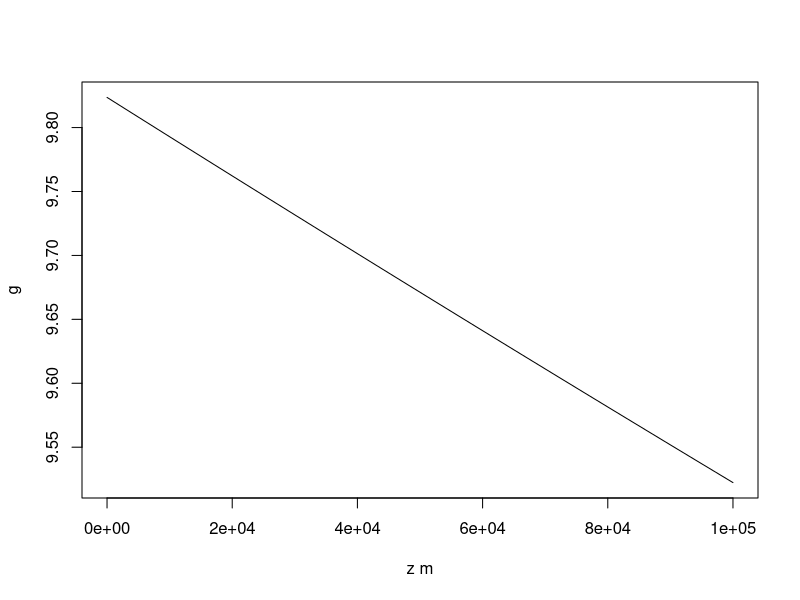
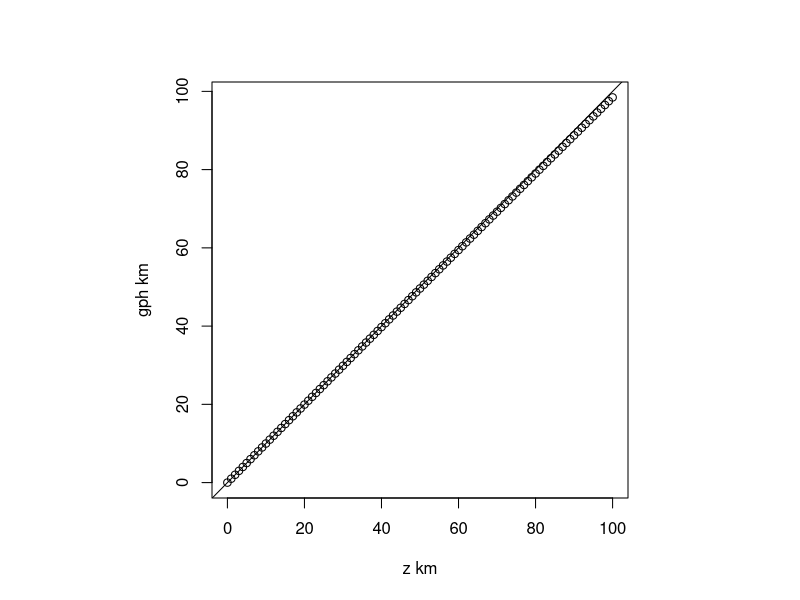
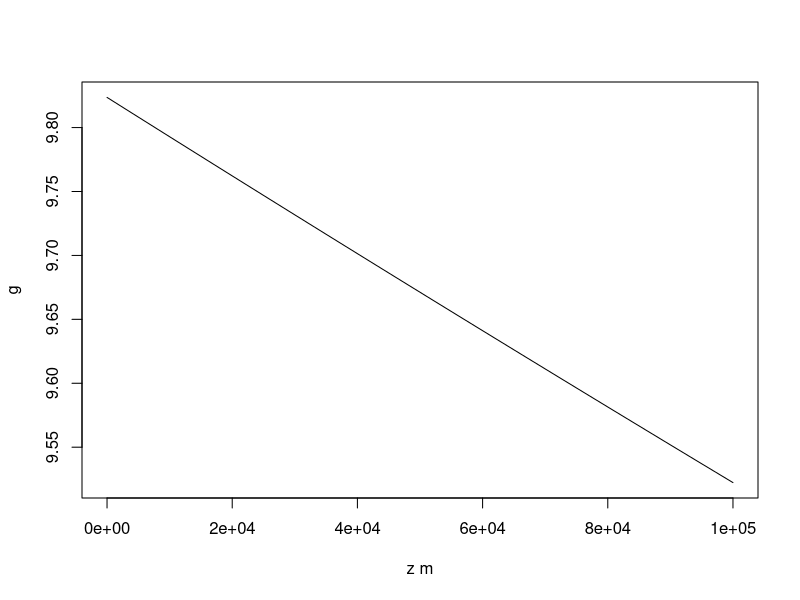

The R source for these figures, in order:
## ---- chunk 1
G <- 6.6743e-11
M <- 5.9742e24
a <- 6.371e6
calc.g <- function(z) {
  G * M / (a + z)^2
}
## ---- chunk 2
plot(calc.g, 0, 1e5, xlab="z m", ylab="g")
## ---- chunk 3
#| output: false
pdf("gravity.pdf")
plot(calc.g, 0, 1e5, xlab="z m", ylab="g")
dev.off()
## ---- chunk 4
calc.gph <- function(z) {
  integrate(calc.g, 0, z)$value / calc.g(0) # <1>
}
z <- 0:100                                  # <2>
gph <- sapply(z * 1000, calc.gph) / 1000    # <3>
par(pty="s")                                # <4>
plot(z, gph, xlab="z km", ylab="gph km")
abline(0, 1)                                # <5>
